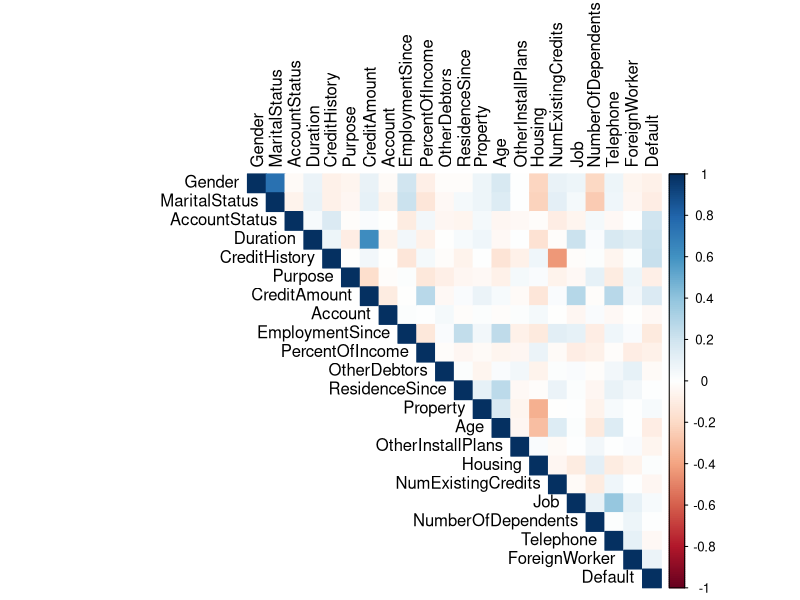
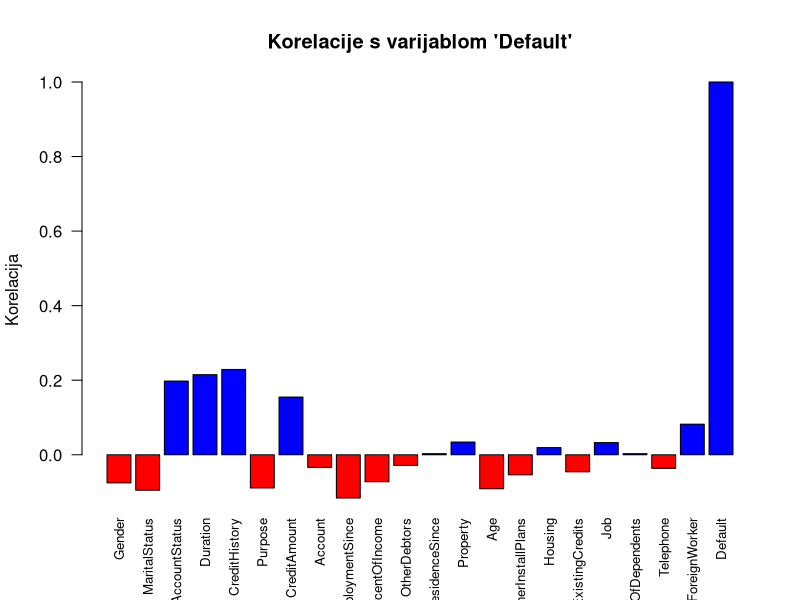
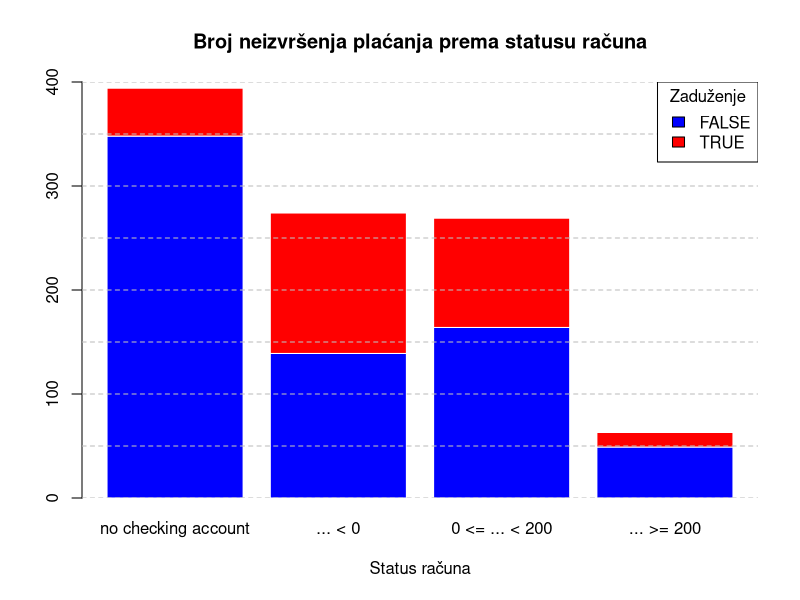
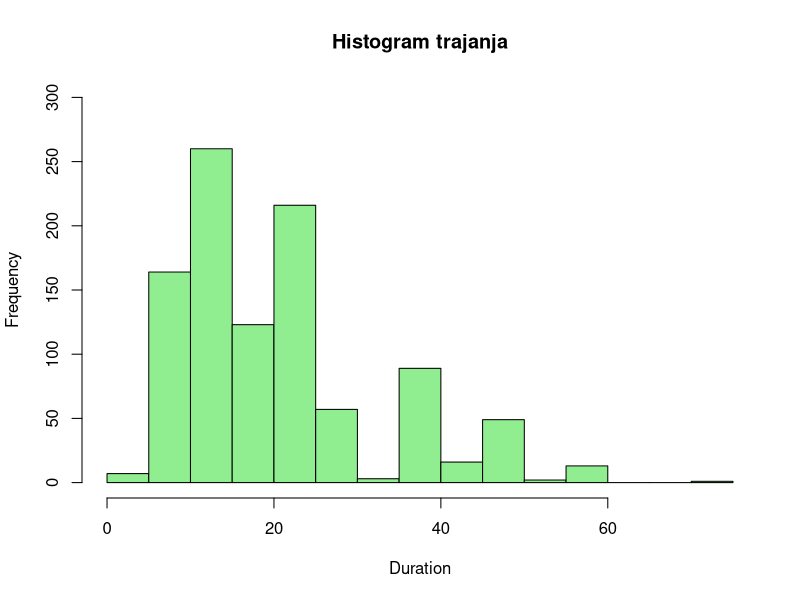
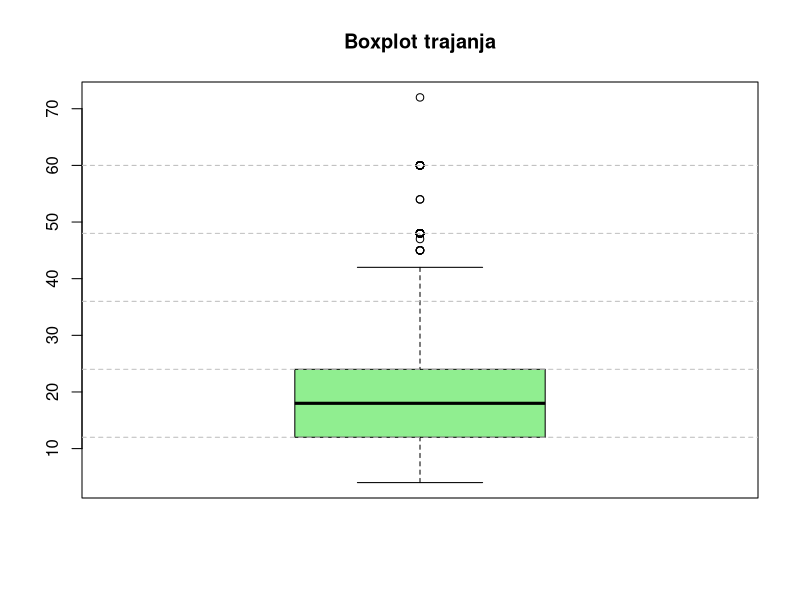
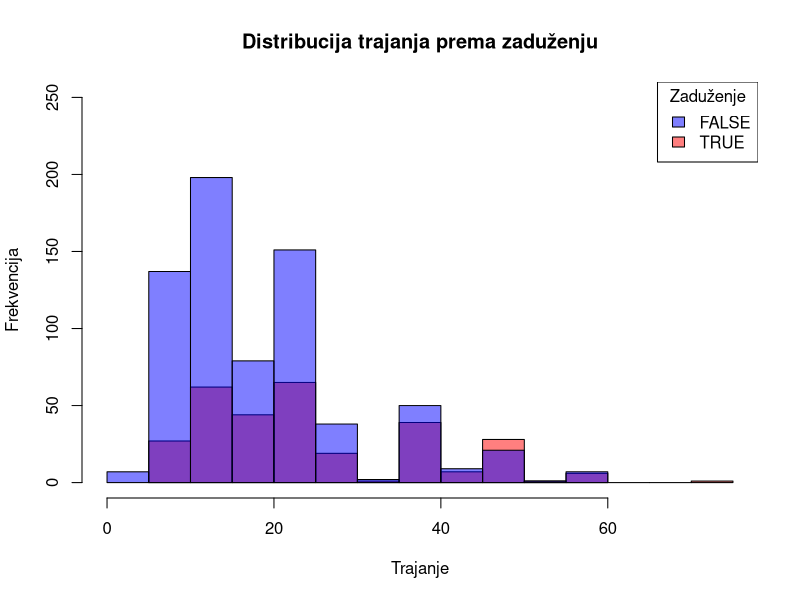
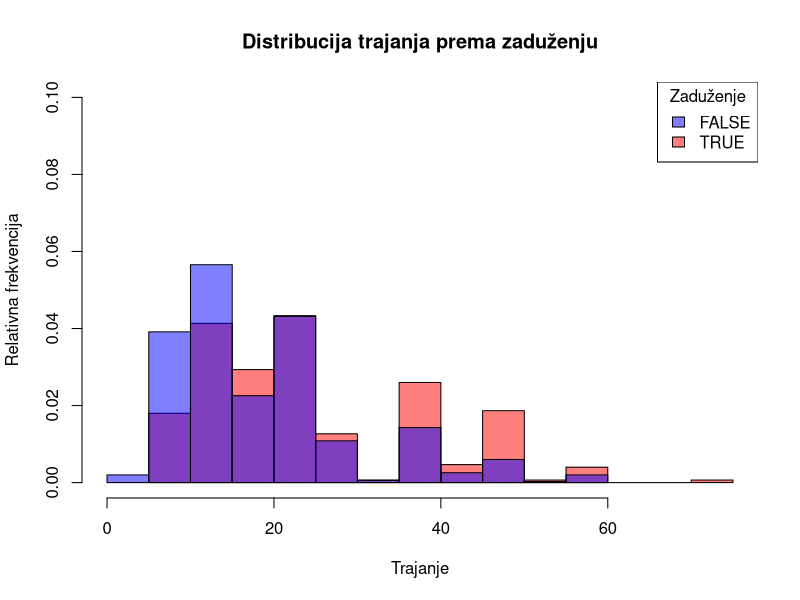
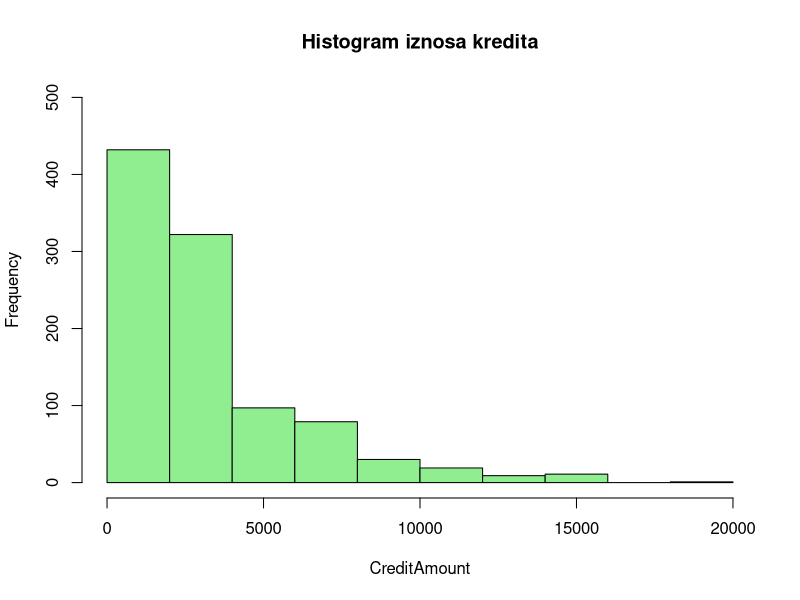

Source code (R) for these figures, in order:
## ---- chunk 1
library(tidyverse)
library(dplyr)
## ---- chunk 2
data = read.csv('procjena_kreditnog_rizika.csv')
## ---- chunk 3
data$Default <- as.logical(data$Default)

data$ResidenceSince <- ifelse(data$ResidenceSince == ".. >= 7 years",
                              "... >= 7 years",
                              data$ResidenceSince)

data$NumExistingCredits <- gsub("above", "... >=", data$NumExistingCredits)
data$NumExistingCredits <- gsub("or", "||", data$NumExistingCredits)

data$NumberOfDependents <- gsub("less than", "... <", data$NumberOfDependents)
data$NumberOfDependents <- gsub("3 or more", "... >= 3", data$NumberOfDependents)
## ---- chunk 4
summary(data)
## ---- chunk 5
head(data)
## ---- chunk 6

data$AccountStatus <- factor(
  data$AccountStatus,
  levels = c("no checking account", "... < 0", "0 <= ... < 200", "... >= 200")
)

data$CreditHistory <- factor(
  data$CreditHistory,
  levels = c(
    "critical account/ other credits existing (not at this bank)",
    "delay in paying off in the past",
    "existing credits paid back duly till now",
    "all credits at this bank paid back duly",
    "no credits taken/ all credits paid back duly"
  )
)

data$Purpose <- factor(data$Purpose)

data$Account <- factor(
  data$Account,
  levels = c("unknown/ no savings account", "... < 100", "100 <= ... < 500", "500 <= ... < 1000", "... >= 1000")
)

data$EmploymentSince <- factor(
  data$EmploymentSince,
  levels = c("unemployed", "... < 1 year", "1 <= ... < 4 years", "4 <= ... < 7 years", "... >= 7 years")
)

data$PercentOfIncome <- factor(
  data$PercentOfIncome,
  levels = c("... < 20%", "20% <= ... < 25%", "25% <= ... < 35%", "... >= 35%")
)

split_parts <- strsplit(as.character(data$PersonalStatus), " - ")
data$Gender <- sapply(split_parts, function(x) x[1])
data$MaritalStatus <- sapply(split_parts, function(x) x[2])
data <- data[, !(names(data) %in% c("PersonalStatus"))]
data <- data %>% select(Gender, MaritalStatus, everything())
data$Gender <- factor(data$Gender)
data$MaritalStatus <- factor(data$MaritalStatus)
data$OtherDebtors <- factor(data$OtherDebtors)

data$ResidenceSince <- factor(
  data$ResidenceSince,
  levels = c("... < 1 year", "1 <= ... < 4 years", "4 <= ... < 7 years", "... >= 7 years")
)

data$Property <- factor(data$Property)
data$OtherInstallPlans <- factor(data$OtherInstallPlans)
data$Housing <- factor(data$Housing)

data$NumExistingCredits <- factor(
  data$NumExistingCredits,
  levels = c("1", "2 || 3", "4 || 5", "... >= 6")
)

data$Job <- factor(
  data$Job,
  levels = c(
    "unemployed/ unskilled - non-resident",
    "unskilled - resident",
    "skilled employee / official",
    "management/ self-employed/highly qualified employee/ officer"
  )
)

data$NumberOfDependents <- factor(data$NumberOfDependents, levels = c("... < 3", "... >= 3"))
data$Telephone <- factor(data$Telephone)
data$ForeignWorker <- factor(data$ForeignWorker)
data$Default <- factor(data$Default)

head(data)
attach(data)
head(data)

## ---- chunk 7
library(corrplot)

corr_matrix <- cor(data.frame(lapply(data, function(x) as.numeric(x))))
corrplot(corr_matrix, method = "color", type = "upper", tl.col = "black", tl.srt = 90)

cor_with_target <- corr_matrix["Default", ]
barplot(cor_with_target, names.arg = names(cor_with_target),
         las = 2, 
         cex.names = 0.8,
         col = ifelse(cor_with_target > 0, "blue", "red"),
         main = paste("Korelacije s varijablom 'Default'"),
         ylab = "Korelacija")

filt_cor_with_target <- cor_with_target[abs(cor_with_target) >= 0.1 & cor_with_target != 1]
print(names(filt_cor_with_target))

## ---- chunk 8

barplot(table(Default, AccountStatus), main = "Broj neizvršenja plaćanja prema statusu računa", 
        border = "white", col = c('blue', 'red'), xlab = "Status računa", ylim = c(0, 400))
abline(h = seq(0, 500, by = 50), col = "gray", lty = 2)
legend("topright", legend = levels(Default), fill = c('blue', 'red'), title = "Zaduženje")

## ---- chunk 9
hist(Duration, col = 'lightgreen', ylim = c(0, 300), main = 'Histogram trajanja')

boxplot(Duration, col = 'lightgreen', main = 'Boxplot trajanja')
abline(h = seq(0, 70, by = 12), col = "gray", lty = 2)

defaulted <- data[Default == 'TRUE', ]
not_defaulted <- data[Default == 'FALSE', ]

hist(defaulted$Duration, breaks = 10, xlim = c(0, 75), ylim = c(0, 250), col = rgb(1, 0, 0, 0.5),
     xlab = "Trajanje", ylab = "Frekvencija", main = "Distribucija trajanja prema zaduženju" )
hist(not_defaulted$Duration, breaks = 10, xlim = c(0, 75), ylim = c(0, 250), col = rgb(0, 0, 1, 0.5), add = TRUE)
legend("topright", legend = levels(Default), fill = c(rgb(0, 0, 1, 0.5), rgb(1, 0, 0, 0.5)), title = "Zaduženje")

hist(defaulted$Duration, breaks = 10, xlim = c(0, 75), ylim = c(0, 0.1), freq = FALSE, col = rgb(1, 0, 0, 0.5), xlab = "Trajanje", 
     ylab = "Relativna frekvencija", main = "Distribucija trajanja prema zaduženju")
hist(not_defaulted$Duration, breaks = 10, freq = FALSE, xlim = c(0, 75), col = rgb(0, 0, 1, 0.5), add = TRUE)
legend("topright", legend = levels(Default), fill = c(rgb(0, 0, 1, 0.5), rgb(1, 0, 0, 0.5)), title = "Zaduženje")

## ---- chunk 10
hist(CreditAmount, col = 'lightgreen', ylim = c(0, 500), main = 'Histogram iznosa kredita')

boxplot(CreditAmount, col = 'lightgreen', main = 'Boxplot iznosa kredita')
abline(h = seq(0, 20000, by = 2000), col = "gray", lty = 2)

## ---- chunk 11
plot(CreditAmount, Duration,
     pch = 16, 
     cex = 1, 
     col = Default,
     xlab = "Iznos kredita", ylab = "Trajanje",
     main = "Odnos iznosa kredita i trajanja"
)
legend("topright", legend = c("Bez neizvršenja plaćanja", "Neizvršenje plaćanja"), col = Default, pch = 16)

MonthlyPayment = CreditAmount / Duration

plot(MonthlyPayment,
     pch = 16, 
     cex = 1, 
     col = Default,
     ylab = "Mjesečna rata",
)
legend("topright", legend = c("Bez neizvršenja plaćanja", "Neizvršenje plaćanja"), col = Default, pch = 16)

## ---- chunk 12
barplot(table(Default, as.numeric(CreditHistory)), main = "Broj neizvršenja plaćanja prema kreditnoj povijesti", 
        border = "white", col = c('blue', 'red'), xlab = "Kreditna povijest", ylab = 'Frekvencija', ylim = c(0, 600))
abline(h = seq(0, 600, by = 50), col = "gray", lty = 2)
legend("topright", legend = levels(Default), fill = c('blue', 'red'), title = "Zaduženje")

cat("1 - kritični račun / ostali postojeći krediti (ne na ovoj banci) \
2 - kašnjenje u otplati u prošlosti \
3 - postojeći krediti vraćeni uredno do sada \
4 - svi krediti u ovoj banci vraćeni uredno \
5 - nema uzetih kredita / svi krediti vraćeni uredno")

barplot(table(Default, EmploymentSince), main = "Broj neizvršenja plaćanja prema godinama zaposlenja", 
        border = "white", col = c('blue', 'red'), xlab = "Godine zaposlenja", ylab = 'Frekvencija', ylim = c(0, 400))
abline(h = seq(0, 400, by = 50), col = "gray", lty = 2)
legend("topright", legend = levels(Default), fill = c('blue', 'red'), title = "Zaduženje")


## ---- chunk 13
male <- data[Gender == 'male', ]
female <- data[Gender == 'female', ]

print("Percentage of defaulted men:")
print(as.numeric(1-table(male$Default)/count(male)))
print("Percentage of defaulted women:")
print(as.numeric(1-table(female$Default)/count(female)))
## ---- chunk 14
boxplot(CreditAmount~PercentOfIncome, col = 'lightgreen', ylab = "Credit amount", xlab = "Percent of income")
abline(h = seq(0, 20000, by = 2000), col = "gray", lty = 2)
## ---- chunk 15
male_default_count = sum(male$Default==TRUE)
female_default_count = sum(female$Default==TRUE)
x = c(male_default_count, female_default_count)
n = c(count(male)$n, count(female)$n)

prop.test(x, n, alternative = "less")
## ---- chunk 16
for (item in unique(data$Property)) {
  hist(data$CreditAmount[data$Property==item], main = paste("Histogram of credit amount with property" , item), xlab = 'Credit amount')
}
## ---- chunk 17
require(nortest)

data$LogCreditAmount<-log(data$CreditAmount)

for (item in unique(data$Property)) {
  print(lillie.test(data$LogCreditAmount[data$Property==item]))
  hist(data$LogCreditAmount[data$Property==item], main = paste("Histogram of log credit amount with property" , item), xlab = 'Log credit amount')
}
## ---- chunk 18
bartlett_result <- bartlett.test(data$LogCreditAmount ~ data$Property)
print(bartlett_result)
## ---- chunk 19
a = aov(data$LogCreditAmount ~ data$Property)
summary(a)

boxplot(data$LogCreditAmount ~ data$Property, main = "Boxplot of log credit amount by property", xlab = "Property", ylab = "Log credit amount")

plot(a)
## ---- chunk 20
require(caret)

logreg.mdl = glm(Default ~ AccountStatus + Duration + CreditHistory + Purpose + CreditAmount + Account + EmploymentSince + PercentOfIncome + Gender + MaritalStatus + OtherDebtors + ResidenceSince + Property + Age + OtherInstallPlans + Housing + NumExistingCredits + Job + NumberOfDependents + Telephone + ForeignWorker, data = data, family = binomial())
summary(logreg.mdl)
odds_ratios <- exp(coef(logreg.mdl))
print(odds_ratios)

Rsq = 1 - logreg.mdl$deviance/logreg.mdl$null.deviance
Rsq

coef_table <- data.frame(
  Variable = names(coef(logreg.mdl)),
  Coefficient = coef(logreg.mdl),
  OddsRatio = exp(coef(logreg.mdl))
)

significant_vars <- coef_table[coef_table$`Pr(>|z|)` < 0.05, ]

# Display the table of significant variables
print(significant_vars)

#Cross-validation
set.seed(123)  

formula <- Default ~ AccountStatus + Duration + CreditHistory + Purpose + CreditAmount + Account + EmploymentSince + PercentOfIncome + Gender + MaritalStatus + OtherDebtors + ResidenceSince + Property + Age + OtherInstallPlans + Housing + NumExistingCredits + Job + NumberOfDependents + Telephone + ForeignWorker

# Kontrola unakrsne provjere
ctrl <- trainControl(method = "cv", number = 10)

# Fitiranje logističkog regresijskog modela s unakrsnom promjenom
cv_model <- train(formula, data = data, method = "glm", family = binomial(), trControl = ctrl)

# Prikaz rezultata unakrsne promjenom
print(cv_model)
